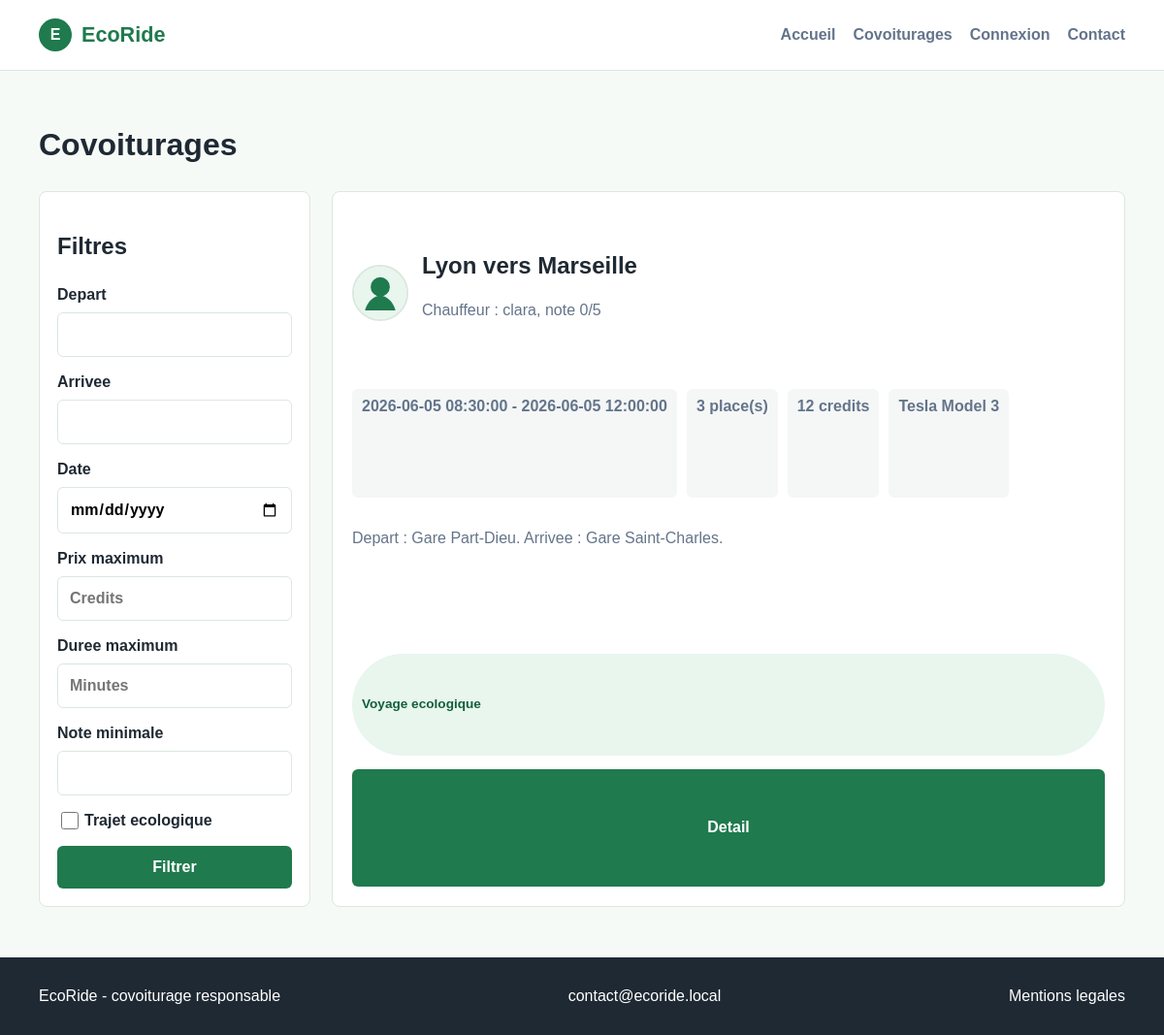
Screenshot of /covoiturages with the database file from the repository.
### tables this page shows
CREATE TABLE covoiturage (
    id INT AUTO_INCREMENT PRIMARY KEY,
    chauffeur_id INT NOT NULL,
    vehicule_id INT NOT NULL,
    ville_depart VARCHAR(100) NOT NULL,
    lieu_depart VARCHAR(255) NULL,
    ville_arrivee VARCHAR(100) NOT NULL,
    lieu_arrivee VARCHAR(255) NULL,
    date_depart DATETIME NOT NULL,
    date_arrivee DATETIME NOT NULL,
    prix_personne INT NOT NULL,
    nb_places_total INT NOT NULL,
    nb_places_restantes INT NOT NULL,
    statut VARCHAR(30) NOT NULL DEFAULT 'ouvert',
    created_at DATETIME NOT NULL DEFAULT CURRENT_TIMESTAMP,
    updated_at DATETIME NULL,
    CONSTRAINT fk_covoiturage_chauffeur FOREIGN KEY (chauffeur_id) REFERENCES utilisateur(id),
    CONSTRAINT fk_covoiturage_vehicule FOREIGN KEY (vehicule_id) REFERENCES vehicule(id)
);

CREATE TABLE utilisateur (
    id INT AUTO_INCREMENT PRIMARY KEY,
    pseudo VARCHAR(50) NOT NULL UNIQUE,
    nom VARCHAR(100) NULL,
    prenom VARCHAR(100) NULL,
    email VARCHAR(150) NOT NULL UNIQUE,
    password_hash VARCHAR(255) NOT NULL,
    telephone VARCHAR(30) NULL,
    adresse VARCHAR(255) NULL,
    date_naissance DATE NULL,
    photo VARCHAR(255) NULL,
    credits INT NOT NULL DEFAULT 20,
    statut VARCHAR(30) NOT NULL DEFAULT 'actif',
    created_at DATETIME NOT NULL DEFAULT CURRENT_TIMESTAMP,
    updated_at DATETIME NULL
);

CREATE TABLE marque (
    id INT AUTO_INCREMENT PRIMARY KEY,
    libelle VARCHAR(100) NOT NULL UNIQUE
);

CREATE TABLE vehicule (
    id INT AUTO_INCREMENT PRIMARY KEY,
    utilisateur_id INT NOT NULL,
    marque_id INT NOT NULL,
    energie_id INT NOT NULL,
    modele VARCHAR(100) NOT NULL,
    immatriculation VARCHAR(30) NOT NULL UNIQUE,
    couleur VARCHAR(50) NOT NULL,
    date_premiere_immatriculation DATE NOT NULL,
    nb_places INT NOT NULL,
    created_at DATETIME NOT NULL DEFAULT CURRENT_TIMESTAMP,
    CONSTRAINT fk_vehicule_utilisateur FOREIGN KEY (utilisateur_id) REFERENCES utilisateur(id),
    CONSTRAINT fk_vehicule_marque FOREIGN KEY (marque_id) REFERENCES marque(id),
    CONSTRAINT fk_vehicule_energie FOREIGN KEY (energie_id) REFERENCES energie(id)
);

### src/View/rides/index.php (the view, shortened to what the rows shown need)
<section class="section">
    <div class="container">
        <h1 class="section-title">Covoiturages</h1>
        <div class="rides-layout">
            <aside class="filters">
                <h2>Filtres</h2>
            </aside>
            <div class="ride-list">
                <?php foreach ($rides as $ride): ?>
                    <article class="ride-card">
                        <div class="ride-card-header">
                            <img class="driver-photo" src="<?= e($ride['driver_photo']) ?>" alt="">
                            <div>
                                <h2><?= e($ride['departure_city']) ?> vers <?= e($ride['arrival_city']) ?></h2>
                                <p>Chauffeur : <?= e($ride['driver_pseudo']) ?>, note <?= e((string) $ride['driver_rating']) ?>/5</p>
                            </div>
                        </div>
                        <div class="ride-meta">
                            <span><?= e($ride['departure_at']) ?> - <?= e($ride['arrival_at']) ?></span>
                            <span><?= e((string) $ride['available_seats']) ?> place(s)</span>
                            <span><?= e((string) $ride['price']) ?> credits</span>
                            <span><?= e($ride['vehicle_brand']) ?> <?= e($ride['vehicle_model']) ?></span>
                        </div>
                        <p>
                            Depart : <?= e($ride['departure_place']) ?>.
                            Arrivee : <?= e($ride['arrival_place']) ?>.
                        </p>
                        <?php if ($ride['is_ecological']): ?>
                            <span class="badge">Voyage ecologique</span>
                        <?php else: ?>
                            <span class="badge badge-muted">Voyage classique</span>
                        <?php endif; ?>
                        <a class="button" href="/covoiturages/detail?id=<?= e((string) $ride['id']) ?>">Detail</a>
                    </article>
                <?php endforeach; ?>
            </div>
        </div>
    </div>
</section>

### rows the page displays
covoiturage: ville_depart "Lyon", ville_arrivee "Marseille", chauffeur.pseudo "clara", driver_rating "0", date_depart "2026-06-05 08:30:00", date_arrivee "2026-06-05 12:00:00", available_seats "3", prix_personne "12", marque.libelle "Tesla", vehicule.modele "Model 3", lieu_depart "Gare Part-Dieu", lieu_arrivee "Gare Saint-Charles"

### other values shown
$app['app_name'] "EcoRide"
$app['app_email'] "contact@ecoride.local"
